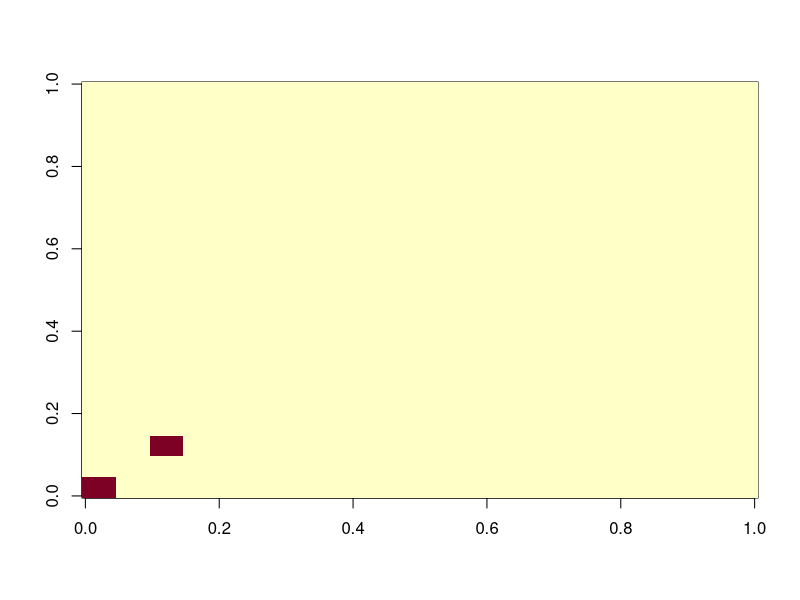
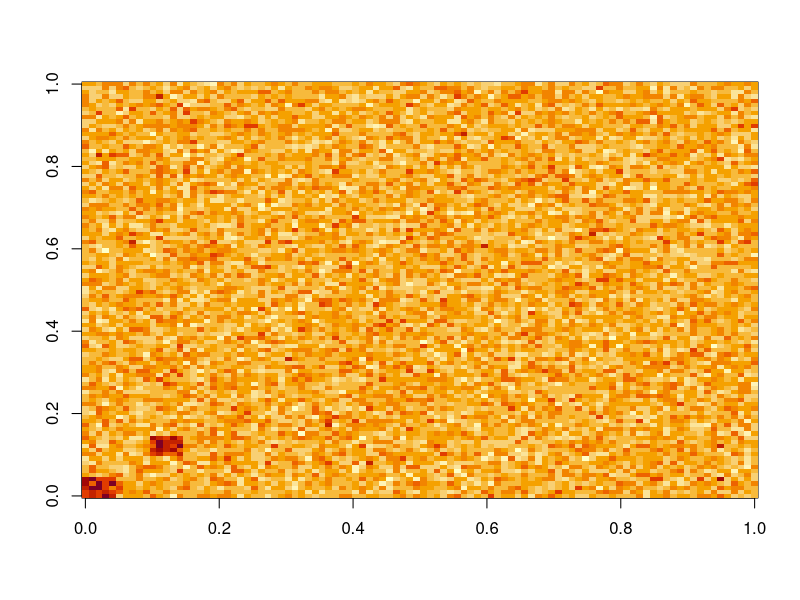
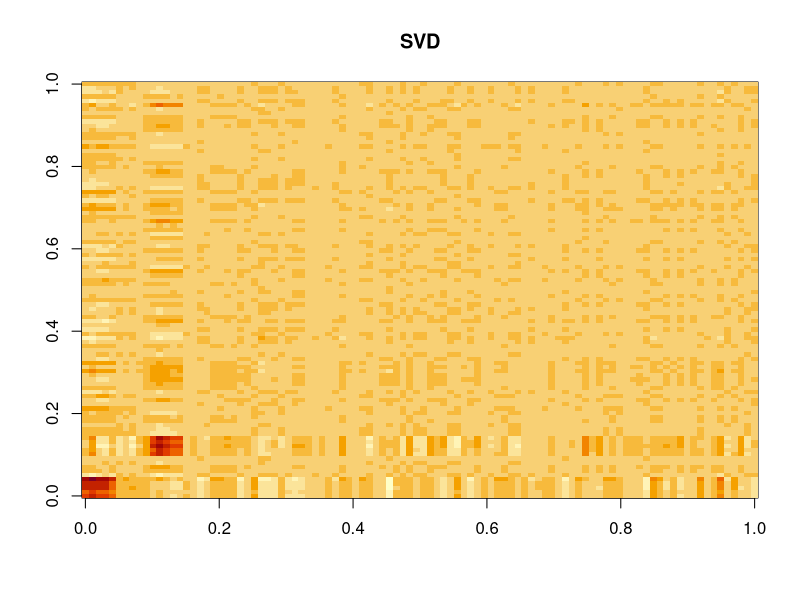

Reproduce these figures in R, in order. (Note: this script raises an error after producing the figures.)
n <- 100
m <- 100

u <- matrix(0, nrow = n, ncol = 2)
u[1:5, 1] <- 1
u[11:15, 2] <- 1
u <- qr.Q(qr(u))

v <- matrix(0, nrow = m, ncol = 2)
v[1:5, 1] <- 1
v[11:15, 2] <- 1
v <- qr.Q(qr(v))

mu <- tcrossprod(u,v)
image(mu)

set.seed(1)
x <- 16 * mu + matrix(rnorm(n*m), nrow = n)
image(x)

s <- svd(x)
image(tcrossprod(s$u[,1:2], s$v[,1:2]), main = 'SVD')

out <- svps(x, ndim = 2, verbose = 1)
print(out)
image(projection(out, 1), main = 'SVPS')
